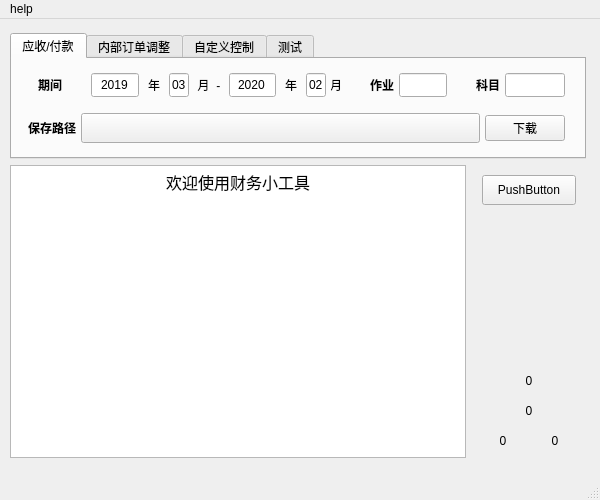
<?xml version="1.0" encoding="UTF-8"?>
<ui version="4.0">
 <class>MainWindow</class>
 <widget class="QMainWindow" name="MainWindow">
  <property name="geometry">
   <rect>
    <x>0</x>
    <y>0</y>
    <width>600</width>
    <height>500</height>
   </rect>
  </property>
  <property name="sizePolicy">
   <sizepolicy hsizetype="Maximum" vsizetype="Maximum">
    <horstretch>0</horstretch>
    <verstretch>0</verstretch>
   </sizepolicy>
  </property>
  <property name="minimumSize">
   <size>
    <width>600</width>
    <height>500</height>
   </size>
  </property>
  <property name="maximumSize">
   <size>
    <width>600</width>
    <height>500</height>
   </size>
  </property>
  <property name="windowTitle">
   <string>MainWindow</string>
  </property>
  <widget class="QWidget" name="centralwidget">
   <property name="sizePolicy">
    <sizepolicy hsizetype="Maximum" vsizetype="Maximum">
     <horstretch>0</horstretch>
     <verstretch>0</verstretch>
    </sizepolicy>
   </property>
   <property name="minimumSize">
    <size>
     <width>600</width>
     <height>350</height>
    </size>
   </property>
   <property name="maximumSize">
    <size>
     <width>600</width>
     <height>500</height>
    </size>
   </property>
   <layout class="QGridLayout" name="gridLayout_2">
    <item row="0" column="0">
     <layout class="QGridLayout" name="gridLayout" rowstretch="3,7,7,1,1" columnstretch="4,1" rowminimumheight="4,1,1,1,1" columnminimumwidth="4,1">
      <property name="sizeConstraint">
       <enum>QLayout::SetDefaultConstraint</enum>
      </property>
      <property name="leftMargin">
       <number>1</number>
      </property>
      <property name="topMargin">
       <number>5</number>
      </property>
      <property name="rightMargin">
       <number>5</number>
      </property>
      <property name="bottomMargin">
       <number>1</number>
      </property>
      <item row="1" column="1">
       <layout class="QVBoxLayout" name="verticalLayout" stretch="0">
        <property name="spacing">
         <number>10</number>
        </property>
        <property name="sizeConstraint">
         <enum>QLayout::SetDefaultConstraint</enum>
        </property>
        <property name="leftMargin">
         <number>10</number>
        </property>
        <property name="topMargin">
         <number>10</number>
        </property>
        <property name="rightMargin">
         <number>10</number>
        </property>
        <property name="bottomMargin">
         <number>10</number>
        </property>
        <item>
         <widget class="QPushButton" name="pushButton">
          <property name="sizePolicy">
           <sizepolicy hsizetype="Maximum" vsizetype="Fixed">
            <horstretch>0</horstretch>
            <verstretch>0</verstretch>
           </sizepolicy>
          </property>
          <property name="maximumSize">
           <size>
            <width>100</width>
            <height>30</height>
           </size>
          </property>
          <property name="text">
           <string>PushButton</string>
          </property>
         </widget>
        </item>
       </layout>
      </item>
      <item row="4" column="1">
       <layout class="QHBoxLayout" name="mouse_horizontalLayout" stretch="10,10">
        <property name="spacing">
         <number>10</number>
        </property>
        <property name="leftMargin">
         <number>10</number>
        </property>
        <property name="topMargin">
         <number>10</number>
        </property>
        <property name="rightMargin">
         <number>10</number>
        </property>
        <property name="bottomMargin">
         <number>10</number>
        </property>
        <item>
         <widget class="QLabel" name="x_label">
          <property name="maximumSize">
           <size>
            <width>100</width>
            <height>16777215</height>
           </size>
          </property>
          <property name="layoutDirection">
           <enum>Qt::LeftToRight</enum>
          </property>
          <property name="text">
           <string>0</string>
          </property>
          <property name="alignment">
           <set>Qt::AlignCenter</set>
          </property>
         </widget>
        </item>
        <item>
         <widget class="QLabel" name="y_label">
          <property name="maximumSize">
           <size>
            <width>100</width>
            <height>16777215</height>
           </size>
          </property>
          <property name="text">
           <string>0</string>
          </property>
          <property name="alignment">
           <set>Qt::AlignCenter</set>
          </property>
         </widget>
        </item>
       </layout>
      </item>
      <item row="0" column="0" colspan="2">
       <widget class="QTabWidget" name="tabWidget">
        <property name="sizePolicy">
         <sizepolicy hsizetype="Minimum" vsizetype="Preferred">
          <horstretch>0</horstretch>
          <verstretch>0</verstretch>
         </sizepolicy>
        </property>
        <property name="currentIndex">
         <number>0</number>
        </property>
        <widget class="QWidget" name="payables_tab">
         <attribute name="title">
          <string>应收/付款</string>
         </attribute>
         <layout class="QGridLayout" name="gridLayout_3">
          <item row="0" column="0">
           <layout class="QVBoxLayout" name="verticalLayout_2">
            <property name="sizeConstraint">
             <enum>QLayout::SetDefaultConstraint</enum>
            </property>
            <item>
             <layout class="QHBoxLayout" name="payables_horizontalLayout" stretch="1,1,1,1,1,1,1,1,1,1,1,1,2">
              <property name="spacing">
               <number>5</number>
              </property>
              <property name="leftMargin">
               <number>17</number>
              </property>
              <property name="topMargin">
               <number>5</number>
              </property>
              <property name="rightMargin">
               <number>10</number>
              </property>
              <property name="bottomMargin">
               <number>5</number>
              </property>
              <item>
               <widget class="QLabel" name="time_label">
                <property name="sizePolicy">
                 <sizepolicy hsizetype="Maximum" vsizetype="Preferred">
                  <horstretch>0</horstretch>
                  <verstretch>0</verstretch>
                 </sizepolicy>
                </property>
                <property name="maximumSize">
                 <size>
                  <width>100</width>
                  <height>16777215</height>
                 </size>
                </property>
                <property name="font">
                 <font>
                  <weight>75</weight>
                  <bold>true</bold>
                 </font>
                </property>
                <property name="layoutDirection">
                 <enum>Qt::LeftToRight</enum>
                </property>
                <property name="text">
                 <string>期间</string>
                </property>
                <property name="alignment">
                 <set>Qt::AlignLeading|Qt::AlignLeft|Qt::AlignVCenter</set>
                </property>
               </widget>
              </item>
              <item>
               <widget class="QLineEdit" name="s_year_lineEdit">
                <property name="sizePolicy">
                 <sizepolicy hsizetype="Maximum" vsizetype="Fixed">
                  <horstretch>0</horstretch>
                  <verstretch>0</verstretch>
                 </sizepolicy>
                </property>
                <property name="maximumSize">
                 <size>
                  <width>50</width>
                  <height>30</height>
                 </size>
                </property>
                <property name="mouseTracking">
                 <bool>false</bool>
                </property>
                <property name="text">
                 <string>2019</string>
                </property>
                <property name="alignment">
                 <set>Qt::AlignCenter</set>
                </property>
               </widget>
              </item>
              <item>
               <widget class="QLabel" name="s_year_label">
                <property name="sizePolicy">
                 <sizepolicy hsizetype="Maximum" vsizetype="Preferred">
                  <horstretch>0</horstretch>
                  <verstretch>0</verstretch>
                 </sizepolicy>
                </property>
                <property name="maximumSize">
                 <size>
                  <width>20</width>
                  <height>16777215</height>
                 </size>
                </property>
                <property name="layoutDirection">
                 <enum>Qt::LeftToRight</enum>
                </property>
                <property name="text">
                 <string> 年 </string>
                </property>
                <property name="alignment">
                 <set>Qt::AlignCenter</set>
                </property>
               </widget>
              </item>
              <item>
               <widget class="QLineEdit" name="s_month_lineEdit">
                <property name="sizePolicy">
                 <sizepolicy hsizetype="Maximum" vsizetype="Fixed">
                  <horstretch>0</horstretch>
                  <verstretch>0</verstretch>
                 </sizepolicy>
                </property>
                <property name="maximumSize">
                 <size>
                  <width>20</width>
                  <height>30</height>
                 </size>
                </property>
                <property name="text">
                 <string>03</string>
                </property>
                <property name="alignment">
                 <set>Qt::AlignCenter</set>
                </property>
               </widget>
              </item>
              <item>
               <widget class="QLabel" name="s_month_label">
                <property name="sizePolicy">
                 <sizepolicy hsizetype="Maximum" vsizetype="Preferred">
                  <horstretch>0</horstretch>
                  <verstretch>0</verstretch>
                 </sizepolicy>
                </property>
                <property name="maximumSize">
                 <size>
                  <width>30</width>
                  <height>16777215</height>
                 </size>
                </property>
                <property name="layoutDirection">
                 <enum>Qt::LeftToRight</enum>
                </property>
                <property name="text">
                 <string>月  -</string>
                </property>
                <property name="alignment">
                 <set>Qt::AlignCenter</set>
                </property>
               </widget>
              </item>
              <item>
               <widget class="QLineEdit" name="e_year_lineEdit">
                <property name="sizePolicy">
                 <sizepolicy hsizetype="Maximum" vsizetype="Fixed">
                  <horstretch>0</horstretch>
                  <verstretch>0</verstretch>
                 </sizepolicy>
                </property>
                <property name="maximumSize">
                 <size>
                  <width>50</width>
                  <height>30</height>
                 </size>
                </property>
                <property name="text">
                 <string>2020</string>
                </property>
                <property name="alignment">
                 <set>Qt::AlignCenter</set>
                </property>
               </widget>
              </item>
              <item>
               <widget class="QLabel" name="e_year_label">
                <property name="sizePolicy">
                 <sizepolicy hsizetype="Maximum" vsizetype="Preferred">
                  <horstretch>0</horstretch>
                  <verstretch>0</verstretch>
                 </sizepolicy>
                </property>
                <property name="maximumSize">
                 <size>
                  <width>20</width>
                  <height>16777215</height>
                 </size>
                </property>
                <property name="layoutDirection">
                 <enum>Qt::LeftToRight</enum>
                </property>
                <property name="text">
                 <string>年</string>
                </property>
                <property name="alignment">
                 <set>Qt::AlignCenter</set>
                </property>
               </widget>
              </item>
              <item>
               <widget class="QLineEdit" name="e_month_lineEdit">
                <property name="sizePolicy">
                 <sizepolicy hsizetype="Maximum" vsizetype="Fixed">
                  <horstretch>0</horstretch>
                  <verstretch>0</verstretch>
                 </sizepolicy>
                </property>
                <property name="maximumSize">
                 <size>
                  <width>20</width>
                  <height>30</height>
                 </size>
                </property>
                <property name="text">
                 <string>02</string>
                </property>
                <property name="alignment">
                 <set>Qt::AlignCenter</set>
                </property>
                <property name="cursorMoveStyle">
                 <enum>Qt::LogicalMoveStyle</enum>
                </property>
               </widget>
              </item>
              <item>
               <widget class="QLabel" name="e_month_label">
                <property name="sizePolicy">
                 <sizepolicy hsizetype="Maximum" vsizetype="Preferred">
                  <horstretch>0</horstretch>
                  <verstretch>0</verstretch>
                 </sizepolicy>
                </property>
                <property name="maximumSize">
                 <size>
                  <width>10</width>
                  <height>16777215</height>
                 </size>
                </property>
                <property name="layoutDirection">
                 <enum>Qt::LeftToRight</enum>
                </property>
                <property name="text">
                 <string>月</string>
                </property>
                <property name="alignment">
                 <set>Qt::AlignCenter</set>
                </property>
               </widget>
              </item>
              <item>
               <widget class="QLabel" name="job_label">
                <property name="sizePolicy">
                 <sizepolicy hsizetype="Maximum" vsizetype="Preferred">
                  <horstretch>0</horstretch>
                  <verstretch>0</verstretch>
                 </sizepolicy>
                </property>
                <property name="minimumSize">
                 <size>
                  <width>0</width>
                  <height>0</height>
                 </size>
                </property>
                <property name="maximumSize">
                 <size>
                  <width>50</width>
                  <height>16777215</height>
                 </size>
                </property>
                <property name="font">
                 <font>
                  <weight>75</weight>
                  <bold>true</bold>
                 </font>
                </property>
                <property name="layoutDirection">
                 <enum>Qt::LeftToRight</enum>
                </property>
                <property name="text">
                 <string>    作业</string>
                </property>
                <property name="alignment">
                 <set>Qt::AlignRight|Qt::AlignTrailing|Qt::AlignVCenter</set>
                </property>
               </widget>
              </item>
              <item>
               <widget class="QLineEdit" name="job_lineEdit">
                <property name="sizePolicy">
                 <sizepolicy hsizetype="Maximum" vsizetype="Fixed">
                  <horstretch>0</horstretch>
                  <verstretch>0</verstretch>
                 </sizepolicy>
                </property>
                <property name="minimumSize">
                 <size>
                  <width>0</width>
                  <height>0</height>
                 </size>
                </property>
                <property name="maximumSize">
                 <size>
                  <width>80</width>
                  <height>30</height>
                 </size>
                </property>
                <property name="alignment">
                 <set>Qt::AlignCenter</set>
                </property>
               </widget>
              </item>
              <item>
               <widget class="QLabel" name="subject_label">
                <property name="sizePolicy">
                 <sizepolicy hsizetype="Maximum" vsizetype="Preferred">
                  <horstretch>0</horstretch>
                  <verstretch>0</verstretch>
                 </sizepolicy>
                </property>
                <property name="minimumSize">
                 <size>
                  <width>0</width>
                  <height>0</height>
                 </size>
                </property>
                <property name="maximumSize">
                 <size>
                  <width>50</width>
                  <height>16777215</height>
                 </size>
                </property>
                <property name="font">
                 <font>
                  <weight>75</weight>
                  <bold>true</bold>
                 </font>
                </property>
                <property name="layoutDirection">
                 <enum>Qt::LeftToRight</enum>
                </property>
                <property name="text">
                 <string>科目</string>
                </property>
                <property name="alignment">
                 <set>Qt::AlignRight|Qt::AlignTrailing|Qt::AlignVCenter</set>
                </property>
               </widget>
              </item>
              <item>
               <widget class="QLineEdit" name="subject_lineEdit">
                <property name="sizePolicy">
                 <sizepolicy hsizetype="Maximum" vsizetype="Fixed">
                  <horstretch>0</horstretch>
                  <verstretch>0</verstretch>
                 </sizepolicy>
                </property>
                <property name="minimumSize">
                 <size>
                  <width>0</width>
                  <height>0</height>
                 </size>
                </property>
                <property name="maximumSize">
                 <size>
                  <width>60</width>
                  <height>30</height>
                 </size>
                </property>
                <property name="alignment">
                 <set>Qt::AlignCenter</set>
                </property>
               </widget>
              </item>
             </layout>
            </item>
            <item>
             <layout class="QHBoxLayout" name="download_horizontalLayout" stretch="1,10,2">
              <property name="spacing">
               <number>5</number>
              </property>
              <property name="leftMargin">
               <number>6</number>
              </property>
              <property name="topMargin">
               <number>5</number>
              </property>
              <property name="rightMargin">
               <number>10</number>
              </property>
              <property name="bottomMargin">
               <number>5</number>
              </property>
              <item>
               <widget class="QLabel" name="save_path_label">
                <property name="sizePolicy">
                 <sizepolicy hsizetype="Maximum" vsizetype="Preferred">
                  <horstretch>0</horstretch>
                  <verstretch>0</verstretch>
                 </sizepolicy>
                </property>
                <property name="maximumSize">
                 <size>
                  <width>60</width>
                  <height>16777215</height>
                 </size>
                </property>
                <property name="font">
                 <font>
                  <weight>75</weight>
                  <bold>true</bold>
                 </font>
                </property>
                <property name="layoutDirection">
                 <enum>Qt::LeftToRight</enum>
                </property>
                <property name="text">
                 <string>保存路径</string>
                </property>
                <property name="alignment">
                 <set>Qt::AlignRight|Qt::AlignTrailing|Qt::AlignVCenter</set>
                </property>
               </widget>
              </item>
              <item>
               <widget class="QPushButton" name="save_path_pushButton">
                <property name="sizePolicy">
                 <sizepolicy hsizetype="Maximum" vsizetype="Fixed">
                  <horstretch>0</horstretch>
                  <verstretch>0</verstretch>
                 </sizepolicy>
                </property>
                <property name="maximumSize">
                 <size>
                  <width>600</width>
                  <height>16777215</height>
                 </size>
                </property>
                <property name="font">
                 <font>
                  <family>楷体</family>
                  <pointsize>11</pointsize>
                 </font>
                </property>
                <property name="text">
                 <string/>
                </property>
               </widget>
              </item>
              <item>
               <widget class="QPushButton" name="download_payables_pushButton">
                <property name="sizePolicy">
                 <sizepolicy hsizetype="Maximum" vsizetype="Fixed">
                  <horstretch>0</horstretch>
                  <verstretch>0</verstretch>
                 </sizepolicy>
                </property>
                <property name="maximumSize">
                 <size>
                  <width>100</width>
                  <height>16777215</height>
                 </size>
                </property>
                <property name="text">
                 <string>下载</string>
                </property>
               </widget>
              </item>
             </layout>
            </item>
           </layout>
          </item>
         </layout>
        </widget>
        <widget class="QWidget" name="adjust_tab">
         <attribute name="title">
          <string>内部订单调整</string>
         </attribute>
         <layout class="QGridLayout" name="gridLayout_4">
          <item row="0" column="0">
           <widget class="QPushButton" name="adjust_pushButton">
            <property name="sizePolicy">
             <sizepolicy hsizetype="Fixed" vsizetype="Fixed">
              <horstretch>0</horstretch>
              <verstretch>0</verstretch>
             </sizepolicy>
            </property>
            <property name="text">
             <string>订单调整</string>
            </property>
           </widget>
          </item>
         </layout>
        </widget>
        <widget class="QWidget" name="cust_ctrl_tab">
         <attribute name="title">
          <string>自定义控制</string>
         </attribute>
         <layout class="QGridLayout" name="gridLayout_5">
          <item row="0" column="0">
           <widget class="QPushButton" name="cust_ctrl_pushButton">
            <property name="sizePolicy">
             <sizepolicy hsizetype="Fixed" vsizetype="Fixed">
              <horstretch>0</horstretch>
              <verstretch>0</verstretch>
             </sizepolicy>
            </property>
            <property name="text">
             <string>开始</string>
            </property>
           </widget>
          </item>
         </layout>
        </widget>
        <widget class="QWidget" name="test_tab">
         <attribute name="title">
          <string>测试</string>
         </attribute>
         <layout class="QGridLayout" name="gridLayout_6">
          <item row="0" column="0">
           <widget class="QPushButton" name="test_pushButton">
            <property name="sizePolicy">
             <sizepolicy hsizetype="Fixed" vsizetype="Fixed">
              <horstretch>0</horstretch>
              <verstretch>0</verstretch>
             </sizepolicy>
            </property>
            <property name="text">
             <string>测试</string>
            </property>
           </widget>
          </item>
         </layout>
        </widget>
       </widget>
      </item>
      <item row="2" column="1">
       <widget class="QLabel" name="size_label">
        <property name="maximumSize">
         <size>
          <width>200</width>
          <height>16777215</height>
         </size>
        </property>
        <property name="layoutDirection">
         <enum>Qt::LeftToRight</enum>
        </property>
        <property name="text">
         <string>0</string>
        </property>
        <property name="alignment">
         <set>Qt::AlignBottom|Qt::AlignHCenter</set>
        </property>
       </widget>
      </item>
      <item row="1" column="0" rowspan="4">
       <widget class="QTextBrowser" name="textBrowser">
        <property name="sizePolicy">
         <sizepolicy hsizetype="Maximum" vsizetype="Maximum">
          <horstretch>0</horstretch>
          <verstretch>0</verstretch>
         </sizepolicy>
        </property>
        <property name="maximumSize">
         <size>
          <width>500</width>
          <height>300</height>
         </size>
        </property>
        <property name="html">
         <string>&lt;!DOCTYPE HTML PUBLIC &quot;-//W3C//DTD HTML 4.0//EN&quot; &quot;http://www.w3.org/TR/REC-html40/strict.dtd&quot;&gt;
&lt;html&gt;&lt;head&gt;&lt;meta name=&quot;qrichtext&quot; content=&quot;1&quot; /&gt;&lt;style type=&quot;text/css&quot;&gt;
p, li { white-space: pre-wrap; }
&lt;/style&gt;&lt;/head&gt;&lt;body style=&quot; font-family:'Sans Serif'; font-size:9pt; font-weight:400; font-style:normal;&quot;&gt;
&lt;p align=&quot;center&quot; style=&quot; margin-top:0px; margin-bottom:0px; margin-left:0px; margin-right:0px; -qt-block-indent:0; text-indent:0px;&quot;&gt;&lt;span style=&quot; font-family:'SimSun'; font-size:12pt;&quot;&gt;欢迎使用财务小工具&lt;/span&gt;&lt;/p&gt;
&lt;p style=&quot;-qt-paragraph-type:empty; margin-top:0px; margin-bottom:0px; margin-left:0px; margin-right:0px; -qt-block-indent:0; text-indent:0px; font-family:'SimSun'; font-size:12pt;&quot;&gt;&lt;br /&gt;&lt;/p&gt;&lt;/body&gt;&lt;/html&gt;</string>
        </property>
       </widget>
      </item>
      <item row="3" column="1">
       <widget class="QLabel" name="rgb_label">
        <property name="maximumSize">
         <size>
          <width>200</width>
          <height>16777215</height>
         </size>
        </property>
        <property name="layoutDirection">
         <enum>Qt::LeftToRight</enum>
        </property>
        <property name="text">
         <string>0</string>
        </property>
        <property name="alignment">
         <set>Qt::AlignBottom|Qt::AlignHCenter</set>
        </property>
       </widget>
      </item>
     </layout>
    </item>
   </layout>
  </widget>
  <widget class="QMenuBar" name="menubar">
   <property name="geometry">
    <rect>
     <x>0</x>
     <y>0</y>
     <width>600</width>
     <height>28</height>
    </rect>
   </property>
   <widget class="QMenu" name="menu">
    <property name="title">
     <string>help</string>
    </property>
    <addaction name="actionabout"/>
    <addaction name="actionauthor"/>
   </widget>
   <addaction name="menu"/>
  </widget>
  <widget class="QStatusBar" name="statusbar">
   <property name="font">
    <font>
     <family>楷体</family>
     <pointsize>14</pointsize>
    </font>
   </property>
   <property name="accessibleName">
    <string>123</string>
   </property>
   <property name="layoutDirection">
    <enum>Qt::LeftToRight</enum>
   </property>
  </widget>
  <action name="actionauthor">
   <property name="text">
    <string>author</string>
   </property>
  </action>
  <action name="actionabout">
   <property name="text">
    <string>about</string>
   </property>
  </action>
 </widget>
 <resources/>
 <connections/>
</ui>
